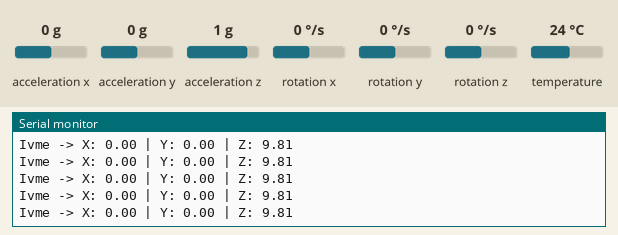
This sketch was run on a simulated ESP32. Parts: the last lines printed to the serial monitor. The test bench sets the inputs (shaded band); at power-on: acceleration x 0 g, acceleration y 0 g, acceleration z 1 g, rotation x 0 °/s, rotation y 0 °/s, rotation z 0 °/s, temperature 24 °C. No radio packets arrive unless stated.

Above: at 1.2 s.
1.3 s: acceleration x set to -1.4 g
At 1.49 s:
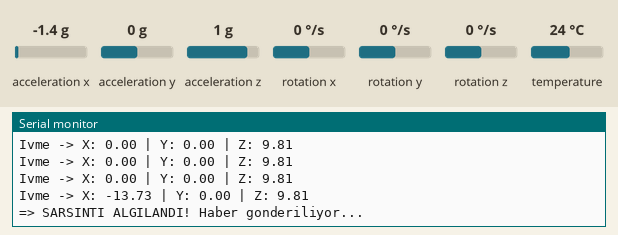
3.0 s: acceleration y set to -0.8 g
At 3.23 s:
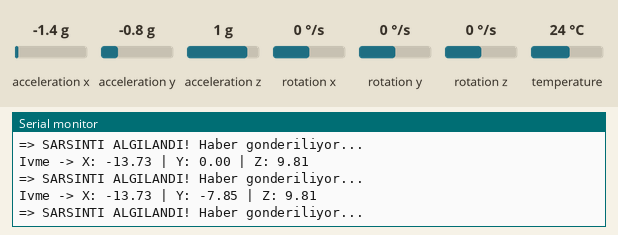
6.0 s: acceleration z set to -1.4 g
At 6.72 s:
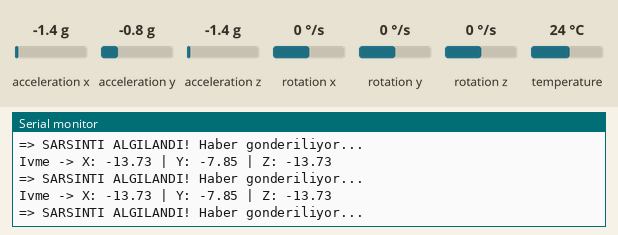

Measured:
- after the input at 1.3 s, the serial monitor: prints a new line after 0.05 s (image 1)
- after the input at 3.0 s, the serial monitor: prints a new line after 0.10 s (image 2)
- after the input at 6.0 s, the serial monitor: prints a new line after 0.16 s (image 3)

The sketch:

Deprem_SensorNode.ino
```cpp
#include <Wire.h>
#include <SPI.h>
#include <LoRa.h>
#include <Adafruit_MPU6050.h>
#include <Adafruit_Sensor.h>

#define BENIM_DUGUM_ID 2
#define I2C_SDA 27
#define I2C_SCL 26
#define LORA_SCK  25
#define LORA_MISO 33
#define LORA_MOSI 32
#define LORA_NSS  14
#define LORA_RST  13
#define LORA_DIO0 35

Adafruit_MPU6050 mpu;
float SARSINTI_ESIGI = 2.0;

void setup() {
  Serial.begin(115200);
  Serial.println("\n--- Deprem Sensor Dugumu ---");

  Wire.begin(I2C_SDA, I2C_SCL);
  if (!mpu.begin()) {
    Serial.println("HATA! MPU6050 bulunamadi.");
    while (1) { delay(10); }
  }
  Serial.println("MPU6050 BASARILI!");

  mpu.setAccelerometerRange(MPU6050_RANGE_2_G);
  mpu.setFilterBandwidth(MPU6050_BAND_21_HZ);

  SPI.begin(LORA_SCK, LORA_MISO, LORA_MOSI, LORA_NSS);
  LoRa.setPins(LORA_NSS, LORA_RST, LORA_DIO0);

  if (!LoRa.begin(433E6)) {
    Serial.println("HATA! LoRa modulu bulunamadi.");
    while (1) { delay(10); }
  }
  Serial.println("LoRa BASARILI!");
  Serial.println("Sistem Hazir! Izleniyor...");
}

void loop() {
  sensors_event_t a, g, temp;
  mpu.getEvent(&a, &g, &temp);

  float x = a.acceleration.x;
  float y = a.acceleration.y;
  float z = a.acceleration.z;
  float toplamIvme = sqrt(x*x + y*y + z*z);

  Serial.print("Ivme -> X: ");
  Serial.print(x);
  Serial.print(" | Y: ");
  Serial.print(y);
  Serial.print(" | Z: ");
  Serial.println(z);

  if (abs(toplamIvme - 9.8) > SARSINTI_ESIGI) {
    Serial.println("=> SARSINTI ALGILANDI! Haber gonderiliyor...");
    static unsigned long sonMesaj = 0;
    unsigned long suAn = millis();
    if (suAn - sonMesaj > 500) {
      LoRa.beginPacket();
      LoRa.print("DEPREM:");
      LoRa.print(BENIM_DUGUM_ID);
      LoRa.endPacket();
      sonMesaj = suAn;
    }
  }

  delay(100);
}
```
